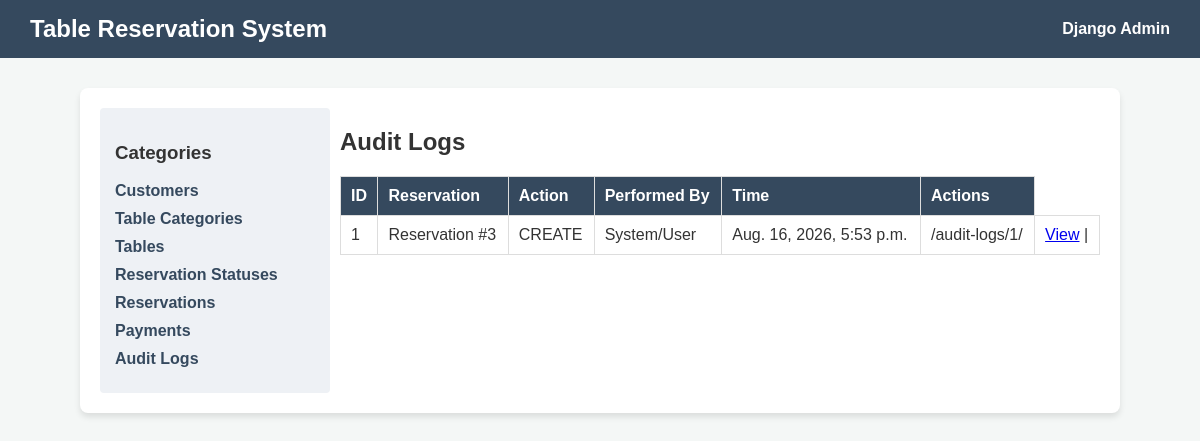
/audit-logs/, run on the app's committed database.
### reservation_app/models.py (models this page shows, shortened)
class AuditLog(models.Model):
    reservation = models.ForeignKey(Reservation, on_delete=models.CASCADE, related_name='audit_logs')
    action = models.CharField(max_length=100)
    performed_by = models.CharField(max_length=100)  # User/Staff
    action_time = models.DateTimeField(auto_now_add=True)
    details = models.TextField(null=True, blank=True)
    class Meta:
        ordering = ['-action_time']

### reservation_app/views.py (the view)
# urls.py: path('audit-logs/', views.AuditLogListView.as_view(), name='audit_log_list'),
@method_decorator(csrf_exempt, name='dispatch')
class AuditLogListView(View):
    def get(self, request):
        logs = AuditLog.objects.all()
        reservation_id = request.GET.get('reservation')
        if reservation_id:
            logs = logs.filter(reservation_id=reservation_id)
        if wants_json(request):
            data = [{'id': l.id, 'action': l.action, 'performed_by': l.performed_by} for l in logs]
            return JsonResponse(data, safe=False)
        items = [{
            'id': l.id, 'reservation': f"Reservation #{l.reservation.id}",
            'action': l.action, 'user': l.performed_by, 'time': l.action_time,
            'detail_url': reverse('reservation_app:audit_log_detail', args=[l.id])
        } for l in logs]
        return render(request, 'reservation_app/list.html', {
            'title': 'Audit Logs',
            'headers': ['ID', 'Reservation', 'Action', 'Performed By', 'Time'],
            'items': items
        })

### reservation_app/views.py (called while the page is built)
def wants_json(request):
    return (
        request.headers.get('Accept') == 'application/json' or
        request.GET.get('format') == 'json' or
        request.content_type == 'application/json'
    )

### reservation_app/templates/reservation_app/list.html (shortened to what this page needs)
{% extends 'reservation_app/base.html' %}
{% block content %}
    <h2>{{ title }}</h2>
    <table>
        <thead>
            <tr>
                {% for header in headers %}
                    <th>{{ header }}</th>
                {% endfor %}
                <th>Actions</th>
            </tr>
        </thead>
        <tbody>
            {% for item in items %}
                <tr>
                    {% for val in item.values %}
                        <td>{{ val }}</td>
                    {% endfor %}
                    <td>
                        {% if item.detail_url %}
                            <a href="{{ item.detail_url }}">View</a> |
                        {% endif %}
                    </td>
                </tr>
            {% empty %}
                <tr>
                    <td colspan="{{ headers|length|add:1 }}">No records found.</td>
                </tr>
            {% endfor %}
        </tbody>
    </table>
{% endblock %}

### reservation_app/templates/reservation_app/base.html (style rules this page uses)
body { font-family: sans-serif; margin: 0; padding: 0; background-color: #f4f7f6; color: #333; }
table { width: 100%; border-collapse: collapse; margin-top: 20px; }
th, td { border: 1px solid #ddd; padding: 10px; text-align: left; }
th { background-color: #35495e; color: white; }

### data on the page
AuditLog: values "CREATE" "System/User" "Aug. 16, 2026, 5:53 p.m."

### other printed values
{{ title }} "Audit Logs"
{{ header }} "ID" "Reservation" "Action" "Performed By" "Time"
{{ val }} "1" "Reservation #3" "/audit-logs/1/"
